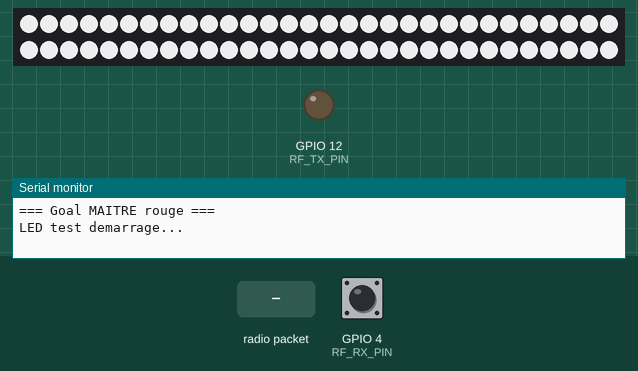
Recording of a sketch running on a simulated ESP32. Shown: 60 RGB LEDs in strip order, left to right, continuing on the next row, output pins drawn as LEDs (lit = HIGH), the last lines printed to the serial monitor. Inputs (shaded band) come from the test bench; at power-on: GPIO 4 (RF_RX_PIN) HIGH. Dim RGB values are drawn brighter than linear; WiFi joins after 1.5 s; servers stay silent unless stated; no radio packets arrive unless stated; nothing arrives over Bluetooth unless stated.

Above: at 0.6 s.
At 4.6 s:
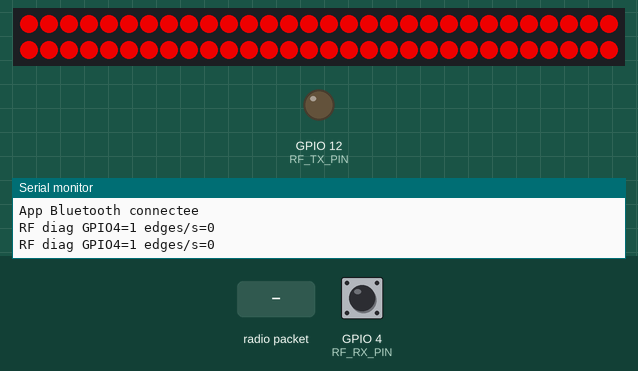
4.7 s: radio packet "SCP" arrives
At 5.6 s:
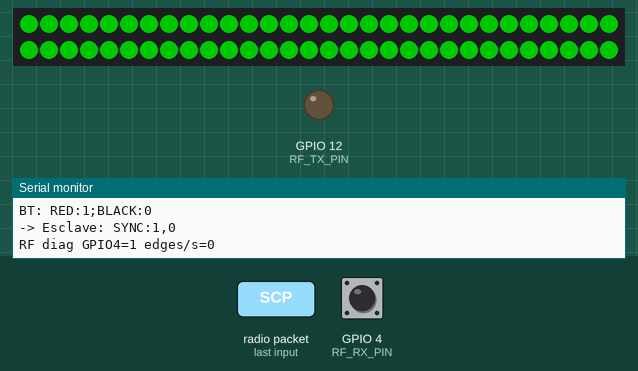
9.2 s: radio packet "SC+" arrives
Timing chart, 0 to 12.2 s (numbered marks = the images above; inputs shaded):
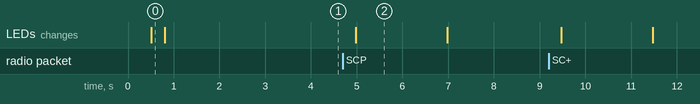

Measured:
- after the input at 4.7 s, the LEDs: change after 0.27 s (image 2)
- what the display in image 2 shows lasts 2.0 s, from 5.0 s to 7.0 s

The sketch:

Goal-Rouge.ino
```cpp
/*
  Goal MAITRE rouge — Drone Soccer (ESP32)
  Dossier : Goal-Rouge  |  Carte : ESP32 Dev Module

  === BRANCHEMENTS ===
  RF-5V (reception manettes)  DATA -> GPIO 4   GND  5V  antenne 17,3 cm
  FS1000A (vers esclave bleu) DATA -> GPIO 12  GND  5V  antenne 17,3 cm
  WS2812B 60 LED             DATA -> GPIO 2   GND  5V (alim separee conseillee)
  Attention : sur ESP32 Dev Module, GPIO 2 a souvent une LED bleue
  integree — si le ruban ne s'allume pas, essayer GPIO 13 ou 16.
  Verifier que "D2" sur votre carte = bien GPIO 2 (pas GPIO 4).

  === TESTS (dans l ordre) ===
  1) Televerser sans rien branche -> moniteur 115200 OK
  2) Brancher RF-5V GPIO 4 -> manette SCP/SCM/RST
  3) Brancher ruban GPIO 2 -> repos rouge, but = vert 2 s
  4) Appairer Bluetooth "Goal-Rouge" -> app recoit RED:0;BLACK:0
  5) Brancher FS1000A GPIO 12 quand l esclave existera

  === MISE A JOUR OTA (WiFi) ===
  Permet de televerser le firmware sans ouvrir le goal (apres le 1er flash USB).

  Preparation (une seule fois) :
    1) Copier wifi_secrets.example.h -> wifi_secrets.h (meme dossier)
    2) Renseigner WIFI_SSID et WIFI_PASS de votre box / reseau terrain
    3) wifi_secrets.h reste local — jamais sur GitHub

  Premier televersement (obligatoire en USB) :
    1) Carte IDE : ESP32 Dev Module  |  Moniteur serie : 115200 baud
    2) Brancher USB, televerser le sketch
    3) Verifier dans le moniteur :
         "WiFi OK — IP: x.x.x.x"
         "OTA pret — hostname: goal-rouge"
    4) Noter l'adresse IP affichee

  Mises a jour suivantes (sans cable USB) :
    1) PC portable et goal sur le MEME reseau WiFi
    2) Arduino IDE -> Outils -> Carte : ESP32 Dev Module
    3) Outils -> Port -> "goal-rouge at x.x.x.x on ..."
       (le port reseau apparait ~30 s apres le demarrage du goal)
    4) Televerser comme d'habitude — mot de passe OTA : goalrouge
    5) Pendant l'OTA : LEDs eteintes, flash but suspendu, redemarrage auto

  Depannage OTA :
    - Port reseau absent -> WiFi incorrect, goal trop loin de la box, ou redemarrer
    - Mot de passe refuse -> constante OTA_PASSWORD (goalrouge) dans ce fichier
    - Désactiver temporairement : mettre ENABLE_OTA a 0 puis re-flasher en USB

  Mettre ENABLE_LED 0 ou ENABLE_RF_TX 0 pour tester sans ces modules.

  Manettes RF (2000 bps, vers RF-5V GPIO 4) :
    Manette rouge : SCP / SCM / RST
    Manette bleue : B+  / B-  / RST  (sketch RF-Transmiter-Bleu)

  /!\ Ne pas utiliser GPIO 6 à 11 sur ESP32 — réservées à la flash.
*/

#include <RH_ASK.h>
#include <SPI.h>
#include <string.h>
#define FASTLED_RMT5 1
#define FASTLED_ALLOW_INTERRUPTS 0
#include <FastLED.h>
#include <WiFi.h>
#include <ArduinoOTA.h>
#include "BluetoothSerial.h"

#if __has_include("wifi_secrets.h")
#include "wifi_secrets.h"
#else
#define WIFI_SSID "A_CONFIGURER"
#define WIFI_PASS "A_CONFIGURER"
#endif

#define ENABLE_OTA     1
#define OTA_HOSTNAME   "goal-rouge"
#define OTA_PASSWORD   "goalrouge"

#define ENABLE_LED     1  // 0 pour desactiver, 1 pour activer
#define ENABLE_RF_TX   1
#define RF_DEBUG       1   // 1 = affiche signal brut GPIO4 (desactiver quand RF OK)

// 2000 = vitesse (en bits/seconde) pour la communication RF avec la manette RF-Transmiter (SCP/SCM)
// 1000 = ancienne vitesse (ex: manette Ref-Remote), non utilisée ici
#define RF_BITRATE     2000  // Débit en bauds pour le module RF
#define RF_RX_PIN      4     // Broche de réception RF, connectée au module RF-5V (reçoit SCP/SCM depuis manettes)
#define RF_TX_PIN      12    // Broche de transmission RF, utile pour envoyer les scores à l'esclave (FS1000A) — ne jamais utiliser GPIO 6-11 sur ESP32 (car utilisé par la mémoire flash)
#define RF_PTT_PIN     13    // Broche "Push-To-Talk" : ici fictive (non utilisée, mais requise par la lib) — éviter GPIO 0 et 6-11
#define LED_PIN        2     // Broche de commande pour le ruban de LED WS2812B (60 LEDs)
#define NUM_LEDS       60    // Nombre de LEDs WS2812B sur le ruban
#define BT_NAME        "Goal-Rouge" // Nom Bluetooth visible lors de l'appairage du but rouge
#define RF_DEBOUNCE_MS 500   // Temporisation (antirebond) en millisecondes pour valider boutons RF
#define FLASH_MS       2000  // Durée du flash vert lors d’un but (en millisecondes)

// Instanciation de la classe RH_ASK pour la communication RF (RadioHead) avec les bons paramètres
RH_ASK rf(RF_BITRATE, RF_RX_PIN, RF_TX_PIN, RF_PTT_PIN);

// Instanciation de la communication série Bluetooth (ESP32)
BluetoothSerial SerialBT;

CRGB leds[NUM_LEDS];
int scoreRed = 0;
int scoreBlue = 0;

unsigned long lastRedMs = 0;
unsigned long lastBlueMs = 0;
unsigned long lastResetMs = 0;
unsigned long flashStartMs = 0;
bool flashing = false;
bool btSentInitial = false;

CRGB COLOR_IDLE = CRGB::Red;    // goal rouge : repos
CRGB COLOR_GOAL = CRGB::Green;  // flash vert quand but marque

void rfPinSelfTest() {
  pinMode(RF_RX_PIN, INPUT);
  delay(5);
  int niveau = digitalRead(RF_RX_PIN);
  pinMode(RF_RX_PIN, INPUT_PULLUP);
  delay(5);
  int avecPullup = digitalRead(RF_RX_PIN);
  pinMode(RF_RX_PIN, INPUT);

  Serial.print("RF test GPIO");
  Serial.print(RF_RX_PIN);
  Serial.print(" : DATA=");
  Serial.print(niveau);
  Serial.print("  avec pull-up interne=");
  Serial.println(avecPullup);

  if (niveau == 0 && avecPullup == 0) {
    Serial.println("-> Toujours LOW : pas de signal sur DATA (cablage, alim 5V RF-5V, ou GND commun)");
  } else if (niveau == 1 || avecPullup == 1) {
    Serial.println("-> Broche OK au repos ; si edges/s=0, regler vis RF-5V ou tester emetteur");
  }
  Serial.println("Test fil : debranchez DATA du RF-5V, touchez GPIO4 sur 3V3 de l ESP32 -> edges/s doit monter");
}

void setStrip(CRGB c) {
#if ENABLE_LED
  for (int i = 0; i < NUM_LEDS; i++) leds[i] = c;
  FastLED.show();
  delay(1);  // laisse le RMT ESP32 terminer l'envoi
#endif
}

void ledBootTest() {
#if ENABLE_LED
  Serial.println("LED test demarrage...");
  setStrip(CRGB::White);
  delay(300);
  setStrip(CRGB::Red);
  delay(300);
  setStrip(COLOR_IDLE);
  Serial.println("LED test OK — repos rouge");
#endif
}

void startFlashGoal() {
#if ENABLE_LED
  setStrip(COLOR_GOAL);
  flashStartMs = millis();
  flashing = true;
#endif
}

void updateFlash() {
  if (!flashing) return;
  if (millis() - flashStartMs >= FLASH_MS) {
    setStrip(COLOR_IDLE);
    flashing = false;
  }
}

void rfSendSlave(const char *msg) {
#if ENABLE_RF_TX
  for (int i = 0; i < 3; i++) {
    rf.send((uint8_t *)msg, strlen(msg));
    rf.waitPacketSent();
    delay(30);
  }
  Serial.print("-> Esclave: ");
  Serial.println(msg);
#endif
}

void sendSyncToSlave() {
  char buf[20];
  snprintf(buf, sizeof(buf), "SYNC:%d,%d", scoreRed, scoreBlue);
  rfSendSlave(buf);
}

void sendScoresBT() {
  char buf[32];
  // App Android DroneSoccerScore attend RED:x;BLACK:y (BLUE ignore)
  snprintf(buf, sizeof(buf), "RED:%d;BLACK:%d", scoreRed, scoreBlue);
  if (SerialBT.hasClient()) {
    SerialBT.println(buf);
  }
  Serial.print("BT: ");
  Serial.println(buf);
}

void resetScores() {
  scoreRed = 0;
  scoreBlue = 0;
  flashing = false;
  setStrip(COLOR_IDLE);
  sendScoresBT();
  rfSendSlave("RST");
  sendSyncToSlave();
  Serial.println("Scores remis a 0");
}

void butRedPlus() {
  unsigned long now = millis();
  if (now - lastRedMs < RF_DEBOUNCE_MS) return;
  lastRedMs = now;
  scoreRed++;
  Serial.print("But ROUGE: ");
  Serial.println(scoreRed);
  sendScoresBT();
  sendSyncToSlave();
  startFlashGoal();
}

void butRedMinus() {
  unsigned long now = millis();
  if (now - lastRedMs < RF_DEBOUNCE_MS) return;
  if (scoreRed <= 0) return;
  lastRedMs = now;
  scoreRed--;
  Serial.print("Correction ROUGE: ");
  Serial.println(scoreRed);
  sendScoresBT();
  sendSyncToSlave();
}

void butBluePlus() {
  unsigned long now = millis();
  if (now - lastBlueMs < RF_DEBOUNCE_MS) return;
  lastBlueMs = now;
  scoreBlue++;
  Serial.print("But BLEU: ");
  Serial.println(scoreBlue);
  sendScoresBT();
  sendSyncToSlave();
  rfSendSlave("LED:BLU");
}

void butBlueMinus() {
  unsigned long now = millis();
  if (now - lastBlueMs < RF_DEBOUNCE_MS) return;
  if (scoreBlue <= 0) return;
  lastBlueMs = now;
  scoreBlue--;
  Serial.print("Correction BLEU: ");
  Serial.println(scoreBlue);
  sendScoresBT();
  sendSyncToSlave();
}

void handleMessage(const char *msg) {
  if (strcmp(msg, "SCP") == 0 || strcmp(msg, "SC+") == 0) {
    butRedPlus();
  } else if (strcmp(msg, "SCM") == 0 || strcmp(msg, "SC-") == 0) {
    butRedMinus();
  } else if (strcmp(msg, "B+") == 0) {
    butBluePlus();
  } else if (strcmp(msg, "B-") == 0) {
    butBlueMinus();
  } else if (strcmp(msg, "RST") == 0) {
    unsigned long now = millis();
    if (now - lastResetMs < RF_DEBOUNCE_MS) return;
    lastResetMs = now;
    resetScores();
  } else {
    Serial.print("RF inconnu: ");
    Serial.println(msg);
  }
}

void setupWiFiAndOta() {
#if ENABLE_OTA
  WiFi.mode(WIFI_STA);
  WiFi.begin(WIFI_SSID, WIFI_PASS);

  Serial.print("WiFi ");
  unsigned long start = millis();
  while (WiFi.status() != WL_CONNECTED && millis() - start < 20000) {
    delay(500);
    Serial.print(".");
  }
  Serial.println();

  if (WiFi.status() != WL_CONNECTED) {
    Serial.println("WiFi echec — BT/RF actifs, OTA indisponible");
    return;
  }

  Serial.print("WiFi OK — IP: ");
  Serial.println(WiFi.localIP());

  ArduinoOTA.setHostname(OTA_HOSTNAME);
  ArduinoOTA.setPassword(OTA_PASSWORD);

  ArduinoOTA.onStart([]() {
    Serial.println("OTA demarre");
    flashing = false;
#if ENABLE_LED
    setStrip(CRGB::Black);
#endif
  });
  ArduinoOTA.onEnd([]() { Serial.println("OTA termine — redemarrage"); });
  ArduinoOTA.onError([](ota_error_t error) {
    Serial.printf("OTA erreur [%u]\n", error);
  });

  ArduinoOTA.begin();
  Serial.print("OTA pret — hostname: ");
  Serial.println(OTA_HOSTNAME);
#endif
}

void setup() {
  Serial.begin(115200);
  delay(500);
  Serial.println();
  Serial.println("=== Goal MAITRE rouge ===");

#if ENABLE_LED
  FastLED.addLeds<WS2812B, LED_PIN, GRB>(leds, NUM_LEDS);
  FastLED.setBrightness(200);
  FastLED.clear(true);
  ledBootTest();
  Serial.print("LED: GPIO");
  Serial.print(LED_PIN);
  Serial.println(" — repos rouge, but = vert 2 s");
#else
  Serial.println("LED: desactivee (ENABLE_LED 0)");
#endif

  pinMode(RF_RX_PIN, INPUT);
#if ENABLE_RF_TX
  pinMode(RF_TX_PIN, OUTPUT);
#endif

#if RF_DEBUG
  rfPinSelfTest();
#endif

  if (!rf.init()) {
    Serial.println("ERREUR: RF init failed");
  } else {
    Serial.print("RF RX=GPIO");
    Serial.print(RF_RX_PIN);
    Serial.print("  TX=GPIO");
    Serial.print(RF_TX_PIN);
    Serial.print("  ");
    Serial.print(RF_BITRATE);
    Serial.println(" bps");
  }

  if (!SerialBT.begin(BT_NAME)) {
    Serial.println("ERREUR: Bluetooth init failed");
  } else {
    Serial.print("Bluetooth SPP: ");
    Serial.println(BT_NAME);
  }

  setupWiFiAndOta();

  Serial.println("Pret — en attente manettes (SCP SCM RST)");
#if RF_DEBUG
  Serial.println("RF_DEBUG: GPIO4= niveau + changements/s (appuyez manette)");
#endif
  delay(800);
  sendScoresBT();
}

void loop() {
#if ENABLE_OTA
  ArduinoOTA.handle();
#endif

  if (SerialBT.hasClient() && !btSentInitial) {
    sendScoresBT();
    btSentInitial = true;
    Serial.println("App Bluetooth connectee");
  }
  if (!SerialBT.hasClient()) {
    btSentInitial = false;
  }

  updateFlash();

#if RF_DEBUG
  {
    static unsigned long lastDbg = 0;
    static unsigned long edges = 0;
    static int lastLvl = -1;
    int lvl = digitalRead(RF_RX_PIN);
    if (lastLvl >= 0 && lvl != lastLvl) edges++;
    lastLvl = lvl;
    if (millis() - lastDbg >= 1000) {
      Serial.print("RF diag GPIO4=");
      Serial.print(lvl);
      Serial.print(" edges/s=");
      Serial.println(edges);
      edges = 0;
      lastDbg = millis();
    }
  }
#endif

  uint8_t buf[RH_ASK_MAX_MESSAGE_LEN];
  uint8_t buflen = sizeof(buf);
  if (rf.recv(buf, &buflen)) {
    buf[buflen] = '\0';
    Serial.print("RF: ");
    Serial.println((char *)buf);
    handleMessage((char *)buf);
  }
}
```

wifi_secrets.example.h
```cpp
// Copier ce fichier en wifi_secrets.h et renseigner votre WiFi.
// wifi_secrets.h n'est pas versionne sur GitHub.

#ifndef WIFI_SECRETS_H
#define WIFI_SECRETS_H

#define WIFI_SSID "NomDeVotreWiFi"
#define WIFI_PASS "MotDePasseWiFi"

#endif
```
